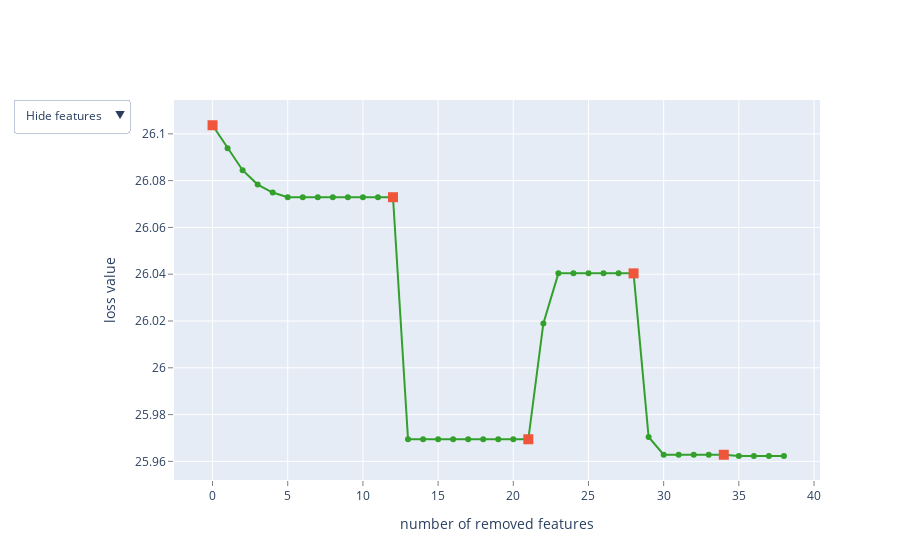

This figure's notebook cell:
### Code cell
from catboost import Pool, EShapCalcType, EFeaturesSelectionAlgorithm
from sklearn.datasets import make_regression

feature_names = ['F_{}'.format(i) for i in range(X_train.shape[1])]
train_pool = Pool(X_train, y_train, feature_names=feature_names)
test_pool = Pool(X_validation, y_validation, feature_names=feature_names)


summary = model.select_features(
    train_pool,
    eval_set=test_pool,
    features_for_select='0-52',
    num_features_to_select=15,
    steps=5,
    algorithm=EFeaturesSelectionAlgorithm.RecursiveByShapValues,
    shap_calc_type=EShapCalcType.Regular,
    train_final_model=False,
    logging_level='Silent',
    plot=True
)

### Figure 1 — Plotly figure (JSON) as saved in the notebook; plotly's stock layout.template omitted (floating-point values rounded to 4 significant figures)
{"data": [{"line": {"color": "rgb(51,160,44)"}, "mode": "lines+markers", "name": "", "text": ["", "F_26", "F_36", "F_34", "F_13", "F_43", "F_0", "F_2", "F_3", "F_4", "F_5", "F_6", "F_7", "F_24", "F_8", "F_9", "F_11", "F_15", "F_18", "F_20", "F_21", "F_22", "F_48", "F_27", "F_10", "F_29", "F_31", "F_32", "F_37", "F_19", "F_30", "F_33", "F_38", "F_39", "F_40", "F_51", "F_35", "F_42", "F_25"], "type": "scatter", "x": [0, 1, 2, 3, 4, 5, 6, 7, 8, 9, 10, 11, 12, 13, 14, 15, 16, 17, 18, 19, 20, 21, 22, 23, 24, 25, 26, 27, 28, 29, 30, 31, 32, 33, 34, 35, 36, 37, 38], "y": [26.1, 26.09, 26.08, 26.08, 26.07, 26.07, 26.07, 26.07, 26.07, 26.07, 26.07, 26.07, 26.07, 25.97, 25.97, 25.97, 25.97, 25.97, 25.97, 25.97, 25.97, 25.97, 26.02, 26.04, 26.04, 26.04, 26.04, 26.04, 26.04, 25.97, 25.96, 25.96, 25.96, 25.96, 25.96, 25.96, 25.96, 25.96, 25.96]}, {"marker": {"size": 10, "symbol": "square"}, "mode": "markers", "name": "", "text": ["", "F_7", "F_22", "F_37", "F_40"], "type": "scatter", "x": [0, 12, 21, 28, 34], "y": [26.1, 26.07, 25.97, 26.04, 25.96]}, {"mode": "text", "name": "", "text": ["", "26", "36", "34", "13", "43", "0", "2", "3", "4", "5", "6", "7", "24", "8", "9", "11", "15", "18", "20", "21", "22", "48", "27", "10", "29", "31", "32", "37", "19", "30", "33", "38", "39", "40", "51", "35", "42", "25"], "textfont": {"color": "rgb(51,160,44)", "family": "sans serif", "size": 18}, "textposition": "bottom center", "type": "scatter", "visible": false, "x": [0, 1, 2, 3, 4, 5, 6, 7, 8, 9, 10, 11, 12, 13, 14, 15, 16, 17, 18, 19, 20, 21, 22, 23, 24, 25, 26, 27, 28, 29, 30, 31, 32, 33, 34, 35, 36, 37, 38], "y": [26.1, 26.09, 26.08, 26.08, 26.07, 26.07, 26.07, 26.07, 26.07, 26.07, 26.07, 26.07, 26.07, 25.97, 25.97, 25.97, 25.97, 25.97, 25.97, 25.97, 25.97, 25.97, 26.02, 26.04, 26.04, 26.04, 26.04, 26.04, 26.04, 25.97, 25.96, 25.96, 25.96, 25.96, 25.96, 25.96, 25.96, 25.96, 25.96]}, {"mode": "text", "name": "", "text": ["", "F_26", "F_36", "F_34", "F_13", "F_43", "F_0", "F_2", "F_3", "F_4", "F_5", "F_6", "F_7", "F_24", "F_8", "F_9", "F_11", "F_15", "F_18", "F_20", "F_21", "F_22", "F_48", "F_27", "F_10", "F_29", "F_31", "F_32", "F_37", "F_19", "F_30", "F_33", "F_38", "F_39", "F_40", "F_51", "F_35", "F_42", "F_25"], "textfont": {"color": "rgb(51,160,44)", "family": "sans serif", "size": 18}, "textposition": "bottom center", "type": "scatter", "visible": false, "x": [0, 1, 2, 3, 4, 5, 6, 7, 8, 9, 10, 11, 12, 13, 14, 15, 16, 17, 18, 19, 20, 21, 22, 23, 24, 25, 26, 27, 28, 29, 30, 31, 32, 33, 34, 35, 36, 37, 38], "y": [26.1, 26.09, 26.08, 26.08, 26.07, 26.07, 26.07, 26.07, 26.07, 26.07, 26.07, 26.07, 26.07, 25.97, 25.97, 25.97, 25.97, 25.97, 25.97, 25.97, 25.97, 25.97, 26.02, 26.04, 26.04, 26.04, 26.04, 26.04, 26.04, 25.97, 25.96, 25.96, 25.96, 25.96, 25.96, 25.96, 25.96, 25.96, 25.96]}], "layout": {"showlegend": false, "updatemenus": [{"active": 0, "buttons": [{"args": [{"visible": [true, true, false, false]}], "label": "Hide features", "method": "update"}, {"args": [{"visible": [true, true, true, false]}], "label": "Show indices", "method": "update"}, {"args": [{"visible": [true, true, false, true]}], "label": "Show names", "method": "update"}], "pad": {"r": 10, "t": 10}, "showactive": true, "x": -0.25, "xanchor": "left", "y": 1.03, "yanchor": "top"}], "xaxis": {"gridcolor": "rgb(255,255,255)", "showgrid": true, "showline": false, "showticklabels": true, "tickcolor": "rgb(127,127,127)", "ticks": "outside", "title": {"text": "number of removed features"}, "zeroline": false}, "yaxis": {"gridcolor": "rgb(255,255,255)", "showgrid": true, "showline": false, "showticklabels": true, "tickcolor": "rgb(127,127,127)", "ticks": "outside", "title": {"text": "loss value"}, "zeroline": false}}}
